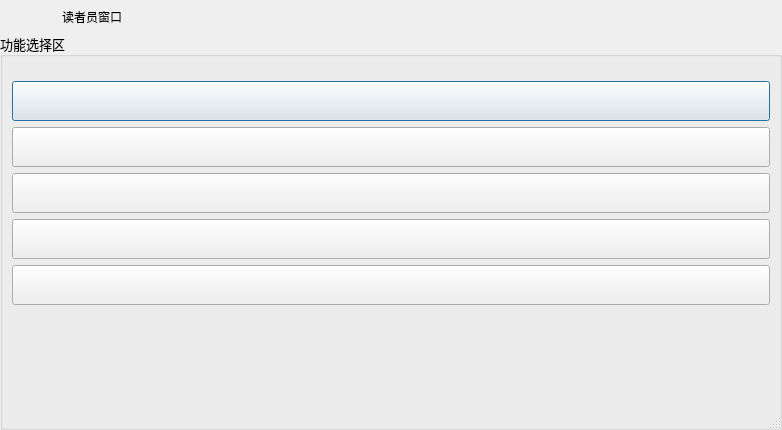
<?xml version="1.0" encoding="UTF-8"?>
<ui version="4.0">
 <class>ReaderDialog</class>
 <widget class="QDialog" name="ReaderDialog">
  <property name="geometry">
   <rect>
    <x>0</x>
    <y>0</y>
    <width>782</width>
    <height>430</height>
   </rect>
  </property>
  <property name="windowTitle">
   <string>系统管理员窗口</string>
  </property>
  <property name="sizeGripEnabled">
   <bool>true</bool>
  </property>
  <layout class="QVBoxLayout" name="verticalLayout">
   <property name="spacing">
    <number>0</number>
   </property>
   <property name="leftMargin">
    <number>0</number>
   </property>
   <property name="topMargin">
    <number>0</number>
   </property>
   <property name="rightMargin">
    <number>0</number>
   </property>
   <property name="bottomMargin">
    <number>0</number>
   </property>
   <item>
    <widget class="QWidget" name="widget_title" native="true">
     <property name="sizePolicy">
      <sizepolicy hsizetype="Preferred" vsizetype="Fixed">
       <horstretch>0</horstretch>
       <verstretch>0</verstretch>
      </sizepolicy>
     </property>
     <property name="minimumSize">
      <size>
       <width>100</width>
       <height>33</height>
      </size>
     </property>
     <layout class="QHBoxLayout" name="horizontalLayout_2">
      <property name="spacing">
       <number>0</number>
      </property>
      <property name="leftMargin">
       <number>0</number>
      </property>
      <property name="topMargin">
       <number>0</number>
      </property>
      <property name="rightMargin">
       <number>0</number>
      </property>
      <property name="bottomMargin">
       <number>0</number>
      </property>
      <item>
       <widget class="QPushButton" name="btn_Icon">
        <property name="enabled">
         <bool>false</bool>
        </property>
        <property name="font">
         <font>
          <pointsize>15</pointsize>
         </font>
        </property>
        <property name="focusPolicy">
         <enum>Qt::NoFocus</enum>
        </property>
        <property name="text">
         <string/>
        </property>
        <property name="flat">
         <bool>true</bool>
        </property>
       </widget>
      </item>
      <item>
       <widget class="QLabel" name="lab_Title">
        <property name="sizePolicy">
         <sizepolicy hsizetype="Expanding" vsizetype="Preferred">
          <horstretch>0</horstretch>
          <verstretch>0</verstretch>
         </sizepolicy>
        </property>
        <property name="styleSheet">
         <string notr="true">font: 10pt &quot;微软雅黑&quot;;</string>
        </property>
        <property name="text">
         <string>读者员窗口</string>
        </property>
        <property name="alignment">
         <set>Qt::AlignLeading|Qt::AlignLeft|Qt::AlignVCenter</set>
        </property>
       </widget>
      </item>
      <item>
       <widget class="QWidget" name="widget_menu" native="true">
        <property name="sizePolicy">
         <sizepolicy hsizetype="Minimum" vsizetype="Preferred">
          <horstretch>0</horstretch>
          <verstretch>0</verstretch>
         </sizepolicy>
        </property>
        <property name="layoutDirection">
         <enum>Qt::RightToLeft</enum>
        </property>
        <layout class="QHBoxLayout" name="horizontalLayout">
         <property name="spacing">
          <number>0</number>
         </property>
         <property name="leftMargin">
          <number>0</number>
         </property>
         <property name="topMargin">
          <number>0</number>
         </property>
         <property name="rightMargin">
          <number>0</number>
         </property>
         <property name="bottomMargin">
          <number>0</number>
         </property>
         <item>
          <widget class="QPushButton" name="btnMenu_Close">
           <property name="sizePolicy">
            <sizepolicy hsizetype="Minimum" vsizetype="Expanding">
             <horstretch>0</horstretch>
             <verstretch>0</verstretch>
            </sizepolicy>
           </property>
           <property name="minimumSize">
            <size>
             <width>40</width>
             <height>0</height>
            </size>
           </property>
           <property name="font">
            <font>
             <pointsize>10</pointsize>
            </font>
           </property>
           <property name="cursor">
            <cursorShape>ArrowCursor</cursorShape>
           </property>
           <property name="focusPolicy">
            <enum>Qt::NoFocus</enum>
           </property>
           <property name="toolTip">
            <string>关闭</string>
           </property>
           <property name="styleSheet">
            <string notr="true"/>
           </property>
           <property name="text">
            <string/>
           </property>
           <property name="flat">
            <bool>true</bool>
           </property>
          </widget>
         </item>
         <item>
          <widget class="QPushButton" name="btnMenu_Max">
           <property name="sizePolicy">
            <sizepolicy hsizetype="Minimum" vsizetype="Expanding">
             <horstretch>0</horstretch>
             <verstretch>0</verstretch>
            </sizepolicy>
           </property>
           <property name="minimumSize">
            <size>
             <width>31</width>
             <height>0</height>
            </size>
           </property>
           <property name="font">
            <font>
             <pointsize>10</pointsize>
            </font>
           </property>
           <property name="cursor">
            <cursorShape>ArrowCursor</cursorShape>
           </property>
           <property name="focusPolicy">
            <enum>Qt::NoFocus</enum>
           </property>
           <property name="toolTip">
            <string>最大化</string>
           </property>
           <property name="text">
            <string/>
           </property>
           <property name="flat">
            <bool>true</bool>
           </property>
          </widget>
         </item>
         <item>
          <widget class="QPushButton" name="btnMenu_Min">
           <property name="sizePolicy">
            <sizepolicy hsizetype="Minimum" vsizetype="Expanding">
             <horstretch>0</horstretch>
             <verstretch>0</verstretch>
            </sizepolicy>
           </property>
           <property name="minimumSize">
            <size>
             <width>31</width>
             <height>0</height>
            </size>
           </property>
           <property name="font">
            <font>
             <pointsize>10</pointsize>
            </font>
           </property>
           <property name="cursor">
            <cursorShape>ArrowCursor</cursorShape>
           </property>
           <property name="focusPolicy">
            <enum>Qt::NoFocus</enum>
           </property>
           <property name="toolTip">
            <string>最小化</string>
           </property>
           <property name="text">
            <string/>
           </property>
           <property name="flat">
            <bool>true</bool>
           </property>
          </widget>
         </item>
         <item>
          <widget class="QPushButton" name="btnMenu">
           <property name="sizePolicy">
            <sizepolicy hsizetype="Minimum" vsizetype="Expanding">
             <horstretch>0</horstretch>
             <verstretch>0</verstretch>
            </sizepolicy>
           </property>
           <property name="minimumSize">
            <size>
             <width>31</width>
             <height>0</height>
            </size>
           </property>
           <property name="font">
            <font>
             <pointsize>10</pointsize>
            </font>
           </property>
           <property name="cursor">
            <cursorShape>ArrowCursor</cursorShape>
           </property>
           <property name="focusPolicy">
            <enum>Qt::NoFocus</enum>
           </property>
           <property name="toolTip">
            <string>菜单</string>
           </property>
           <property name="layoutDirection">
            <enum>Qt::RightToLeft</enum>
           </property>
           <property name="text">
            <string/>
           </property>
           <property name="flat">
            <bool>true</bool>
           </property>
          </widget>
         </item>
        </layout>
       </widget>
      </item>
     </layout>
    </widget>
   </item>
   <item>
    <layout class="QHBoxLayout" name="h1">
     <item>
      <layout class="QVBoxLayout" name="verticalLayout_2">
       <item>
        <widget class="QGroupBox" name="groupBox">
         <property name="font">
          <font>
           <family>微软雅黑</family>
           <pointsize>10</pointsize>
          </font>
         </property>
         <property name="title">
          <string>功能选择区</string>
         </property>
         <layout class="QVBoxLayout" name="verticalLayout_4">
          <item>
           <layout class="QVBoxLayout" name="verticalLayout_3">
            <property name="topMargin">
             <number>15</number>
            </property>
            <item>
             <widget class="QPushButton" name="btnSearch">
              <property name="minimumSize">
               <size>
                <width>40</width>
                <height>40</height>
               </size>
              </property>
              <property name="toolTip">
               <string>图书查询</string>
              </property>
              <property name="text">
               <string/>
              </property>
             </widget>
            </item>
            <item>
             <widget class="QPushButton" name="btnBorrow">
              <property name="minimumSize">
               <size>
                <width>40</width>
                <height>40</height>
               </size>
              </property>
              <property name="text">
               <string/>
              </property>
             </widget>
            </item>
            <item>
             <widget class="QPushButton" name="btnInfo">
              <property name="minimumSize">
               <size>
                <width>40</width>
                <height>40</height>
               </size>
              </property>
              <property name="text">
               <string/>
              </property>
             </widget>
            </item>
            <item>
             <widget class="QPushButton" name="btnSetting">
              <property name="minimumSize">
               <size>
                <width>40</width>
                <height>40</height>
               </size>
              </property>
              <property name="toolTip">
               <string>设置</string>
              </property>
              <property name="text">
               <string/>
              </property>
             </widget>
            </item>
            <item>
             <widget class="QPushButton" name="btnLogout">
              <property name="minimumSize">
               <size>
                <width>40</width>
                <height>40</height>
               </size>
              </property>
              <property name="toolTip">
               <string>注销</string>
              </property>
              <property name="text">
               <string/>
              </property>
             </widget>
            </item>
            <item>
             <spacer name="verticalSpacer_2">
              <property name="orientation">
               <enum>Qt::Vertical</enum>
              </property>
              <property name="sizeHint" stdset="0">
               <size>
                <width>20</width>
                <height>40</height>
               </size>
              </property>
             </spacer>
            </item>
           </layout>
          </item>
         </layout>
        </widget>
       </item>
      </layout>
     </item>
    </layout>
   </item>
  </layout>
 </widget>
 <resources/>
 <connections/>
</ui>
